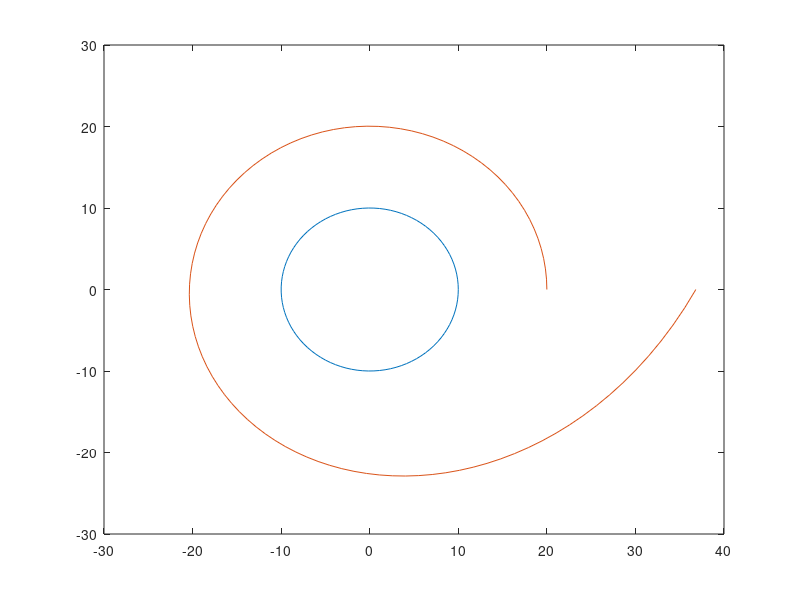

MATLAB code to generate this figure: (Note: this script raises an error after producing the figure.)
res_c = 100;
rad = 10;
th = linspace(0, 2*pi, res_c);

[x, y] = pol2cart(th, rad.*ones(size(th)));

plot(x, y);

hold on


res_border = 100;
thb = linspace(0, 2*pi, res_border);
xr = 20 + thb.*abs(cosh(thb))/100;

[xb, yb] = pol2cart(thb, xr.*ones(size(thb)));

plot(xb, yb);

% Begin by converting back to polar

% Hole first
[th, r] = cart2pol(x, y);

% Then boundary
[thb, rb] = cart2pol(xb, yb);

T = [];
p1_last = 0;

for k = 1:size(th, 2)
   
    difference = abs(th(k) - thb);
    
    p1 = find(difference == min(difference));
    
    T = [T; k k+1 size(th,2)+p1];
    
    if p1 ~= p1_last
        T = [T; p1_last+size(th,2) p1+size(th,2) k];
    end
    
    p1_last = p1;
end

xt = [x xb];
yt = [y yb];
zt = zeros(size(yt));


xf = [xt xt];
yf = [yt yt];
zf = [zt zt+100];

pos = size(x, 2)+1; % pos+np = second border's start
np = size(xt, 2); % pos+np+nb-1 = second border's end
nb = size(xb, 2);

T = [T; T+np];

for kb=1:size(xb, 2)-1
    T = [T; kb+pos+np kb+pos+1 kb+pos; kb+pos+np kb+pos+1 kb+pos+np+1];
end

T([end, end-1], :) = [];
T = [T; pos pos+np pos+1; pos+np pos+np+1 pos+1];

for kb=1:res_c
   T = [T; kb+1 kb kb+np; kb+np kb+1 kb+np+1];
end


%zf(1,res_c+1:res_c+nb) = (rb.^3)./10000;
%zf(1, res_c+np+1:res_c+np+nb) = zf(1, res_c+np+1:res_c+np+nb) - ((rb./2).^3)./10000;

TR = triangulation(T, xf', yf', zf');

tm = trimesh(TR);
axis equal
axis off

set(tm, 'FaceColor', 'red', 'EdgeColor', 'black');
alpha(0.8);

stlwrite('test.stl', T, [xf', yf', zf']);